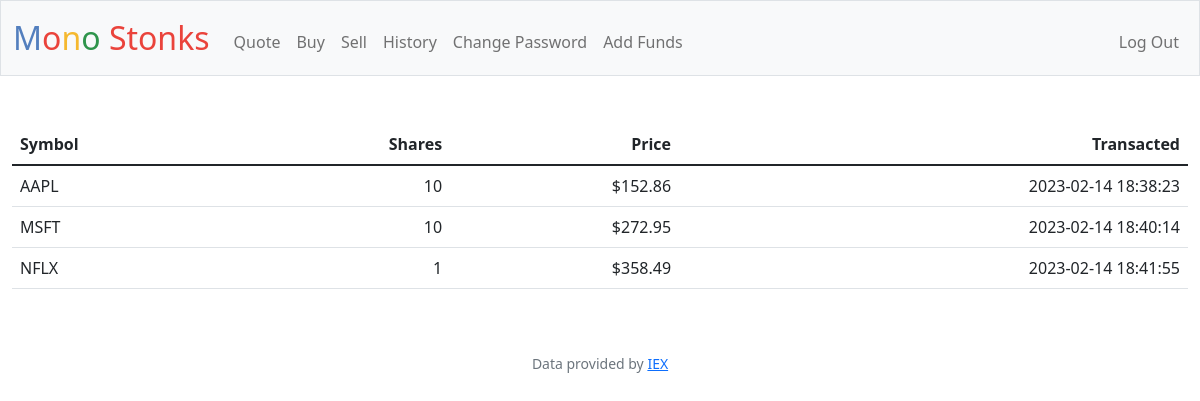
The app's page /history (signed in) with its own data.
### tables this page shows
CREATE TABLE 'purchases' (
	purchase_id INTEGER PRIMARY KEY AUTOINCREMENT NOT NULL,
	person_id INTEGER,
	symbol TEXT,
	name TEXT,'price_of_transaction' FLOAT,
	number_of_shares INTEGER, 'datetime'  DATETIME DEFAULT CURRENT_TIMESTAMP  ,
	FOREIGN KEY(person_id) REFERENCES users(id)
 );

### app.py (the view)
@app.route("/history")
@login_required
def history():
    user_id = session.get("user_id")
    rows = db.execute("SELECT * FROM purchases WHERE person_id = ? ORDER BY datetime", user_id)
    print(rows)
    return render_template("history.html", rows=rows, usd=usd)

### app.py (called while the page is built)
@app.after_request
def after_request(response):
    response.headers["Cache-Control"] = "no-cache, no-store, must-revalidate"
    response.headers["Expires"] = 0
    response.headers["Pragma"] = "no-cache"
    return response

### helpers.py (called while the page is built)
def login_required(f):
    @wraps(f)
    def decorated_function(*args, **kwargs):
        if session.get("user_id") is None:
            return redirect("/login")
        return f(*args, **kwargs)
    return decorated_function

def usd(value):
    return f"${value:,.2f}"

### templates/history.html (shortened to what this page needs)
{% extends "layout.html" %}
{% block main %}
    <table class="table">
        <thead>
            <tr>
                <th class="text-start">Symbol</th>
                <th class="text-end">Shares</th>
                <th class="text-end">Price</th>
                <th class="text-end">Transacted</th>
            </tr>
        </thead>
        <tbody>
            {% for rows in rows%}
                <tr>
                    <td class="text-start">{{rows.symbol}}</td>
                    <td class="text-end">{{rows.number_of_shares}}</td>
                    <td class="text-end">{{usd(rows.price_of_transaction)}}</td>
                    <td class="text-end">{{rows.datetime}}</td>
                </tr>
            {% endfor %}
        </tbody>
    </table>
{% endblock %}

### records on screen
purchases: symbol "AAPL", number_of_shares "10", price_of_transaction "$152.86", datetime "2023-02-14 18:38:23"
purchases: symbol "MSFT", number_of_shares "10", price_of_transaction "$272.95", datetime "2023-02-14 18:40:14"
purchases: symbol "NFLX", number_of_shares "1", price_of_transaction "$358.49", datetime "2023-02-14 18:41:55"
